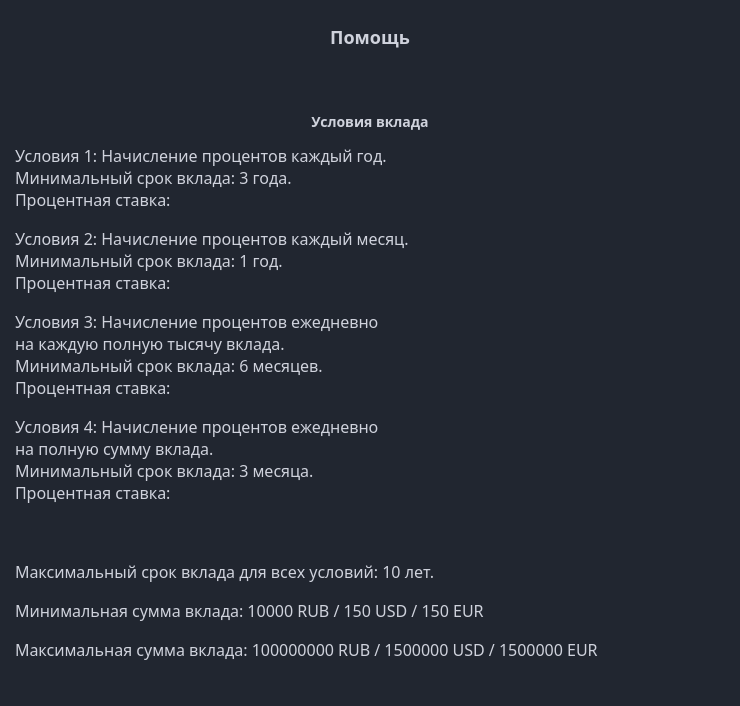
<?xml version="1.0" encoding="UTF-8"?>
<ui version="4.0">
 <class>AboutForm</class>
 <widget class="QDialog" name="AboutForm">
  <property name="geometry">
   <rect>
    <x>0</x>
    <y>0</y>
    <width>740</width>
    <height>706</height>
   </rect>
  </property>
  <property name="minimumSize">
   <size>
    <width>740</width>
    <height>706</height>
   </size>
  </property>
  <property name="maximumSize">
   <size>
    <width>740</width>
    <height>706</height>
   </size>
  </property>
  <property name="windowTitle">
   <string>Помощь</string>
  </property>
  <property name="windowIcon">
   <iconset resource="resources.qrc">
    <normaloff>:/icons/icons/question.png</normaloff>:/icons/icons/question.png</iconset>
  </property>
  <property name="styleSheet">
   <string notr="true">
QWidget
{
	background-color: #212630;
	color: #CFD2DC;
	border-color: #1C2227;

}

QFrame
{
	background-color: #212630;
	border: 1px solid #212630;
	border-radius: 10px;
}


/*-----QComboBox-----*/
QComboBox
{
    background-color: #232935;
    border: 2px solid;
    border-radius: 15px;
	border-color: #3BB0D7;
    padding-left: 6px;
    color: #CFD2DC;
    height: 20px;

}


QComboBox::disabled
{
	background-color: #232935;
	color: #CFD2DC;
	border-color: #051a39;

}


QComboBox:hover
{
    background-color: #353C4F;

}


QComboBox:on
{
    background-color: #3BB0D7;

}


QComboBox QAbstractItemView
{
    background-color: #1C2227;
    color: #CFD2DC;
    border: 1px solid black;
    selection-background-color: #3BB0D7;
    selection-color: #CFD2DC;
    outline: 0;

}


QComboBox::drop-down
{
    subcontrol-origin: padding;
    subcontrol-position: top right;
    width: 15px;
    border-left-width: 0px;
    border-left-color: darkgray;
    border-left-style: solid; 
    border-top-right-radius: 3px; 
    border-bottom-right-radius: 3px;

}


QComboBox::down-arrow
{
    image: url(:/icons/icons/arrow-down.png);
    width: 8px;
    height: 8px;
}

/*-----QPushButton-----*/
QPushButton
{
	background-color: #232935;
	color: #CFD2DC;
	font-weight: bold;
	border-style: solid;
	border-width: 2px;
	border-radius: 30px;
	border-color: #3BB0D7;
	padding: 10px;
	highlited:true;
}


QPushButton::hover
{
	background-color: #353C4F;
	color: #CFD2DC;

}


QPushButton::pressed
{
	background-color: #3BB0D7;
	color: #CFD2DC;

}

/*-----QSpinBox &amp; QDoubleSpinBox &amp; QDateTimeEdit-----*/
QSpinBox, 
QDoubleSpinBox,
QDateTimeEdit
{
	background-color: #232935;
	color: #CFD2DC;
	border: 2px solid #3BB0D7;
	border-radius: 10px;
	padding : 2px;

}



QSpinBox:hover, 
QDoubleSpinBox::hover,
QDateTimeEdit::hover
{
    background-color: #232935;
    border: 2px solid #6CB2FF;
    color:  #CFD2DC;
    padding: 2px

}


QSpinBox::up-button,
QDoubleSpinBox::up-button,
QDateTimeEdit::up-button
{
    background-color: #3BB0D7;
	border-top-right-radius: 5px;
	border-top-left-radius: 1px;

}

QSpinBox::down-button,
QDoubleSpinBox::down-button,
QDateTimeEdit::down-button
{
    background-color: #3BB0D7;
	border-bottom-right-radius: 5px;
	border-bottom-left-radius: 1px;

}

QSpinBox::up-button:hover, QSpinBox::down-button:hover,
QDoubleSpinBox::up-button:hover, QDoubleSpinBox::down-button:hover,
QDateTimeEdit::up-button:hover, QDateTimeEdit::down-button:hover
{
    background-color: #45CDFA;
    border: 2px solid #45CDFA;

}

QSpinBox::up-button:pressed, QSpinBox::down-button:pressed,
QDoubleSpinBox::up-button:pressed, QDoubleSpinBox::down-button::pressed,
QDateTimeEdit::up-button:pressed, QDateTimeEdit::down-button::pressed
{
    background-color: #CFD2DC;
    border: 2px solid #CFD2DC;

}

QSpinBox::down-arrow,
QDoubleSpinBox::down-arrow,
QDateTimeEdit::down-arrow

{
    image: url(:/icons/icons/arrow-down.png);
    width: 7px;

}


QSpinBox::up-arrow,
QDoubleSpinBox::up-arrow,
QDateTimeEdit::up-arrow

{
    image: url(:/icons/icons/arrow-up.png);
    width: 7px;

}


</string>
  </property>
  <widget class="QWidget" name="verticalLayoutWidget_2">
   <property name="geometry">
    <rect>
     <x>10</x>
     <y>10</y>
     <width>720</width>
     <height>696</height>
    </rect>
   </property>
   <layout class="QVBoxLayout" name="verticalLayout_2">
    <item>
     <widget class="QLabel" name="label_2">
      <property name="font">
       <font>
        <family>Segoe UI Semibold</family>
       </font>
      </property>
      <property name="text">
       <string>&lt;h2&gt;Помощь&lt;/h2&gt;</string>
      </property>
      <property name="alignment">
       <set>Qt::AlignCenter</set>
      </property>
     </widget>
    </item>
    <item>
     <layout class="QVBoxLayout" name="verticalLayout">
      <item>
       <spacer name="verticalSpacer_3">
        <property name="orientation">
         <enum>Qt::Vertical</enum>
        </property>
        <property name="sizeType">
         <enum>QSizePolicy::Maximum</enum>
        </property>
        <property name="sizeHint" stdset="0">
         <size>
          <width>20</width>
          <height>40</height>
         </size>
        </property>
       </spacer>
      </item>
      <item>
       <widget class="QLabel" name="label">
        <property name="font">
         <font>
          <family>Segoe UI Semibold</family>
         </font>
        </property>
        <property name="text">
         <string>&lt;h3&gt;Условия вклада&lt;/h3&gt;</string>
        </property>
        <property name="alignment">
         <set>Qt::AlignCenter</set>
        </property>
       </widget>
      </item>
      <item>
       <widget class="QLabel" name="label_term_1">
        <property name="font">
         <font>
          <family>Segoe UI Semibold</family>
          <pointsize>12</pointsize>
         </font>
        </property>
        <property name="text">
         <string>Условия 1: Начисление процентов каждый год. 
Минимальный срок вклада: 3 года.
Процентная ставка: </string>
        </property>
        <property name="alignment">
         <set>Qt::AlignLeading|Qt::AlignLeft|Qt::AlignTop</set>
        </property>
       </widget>
      </item>
      <item>
       <widget class="QLabel" name="label_term_2">
        <property name="font">
         <font>
          <family>Segoe UI Semibold</family>
          <pointsize>12</pointsize>
         </font>
        </property>
        <property name="text">
         <string>Условия 2: Начисление процентов каждый месяц. 
Минимальный срок вклада: 1 год.
Процентная ставка: </string>
        </property>
        <property name="alignment">
         <set>Qt::AlignLeading|Qt::AlignLeft|Qt::AlignTop</set>
        </property>
       </widget>
      </item>
      <item>
       <widget class="QLabel" name="label_term_3">
        <property name="font">
         <font>
          <family>Segoe UI Semibold</family>
          <pointsize>12</pointsize>
         </font>
        </property>
        <property name="text">
         <string>Условия 3: Начисление процентов ежедневно 
на каждую полную тысячу вклада. 
Минимальный срок вклада: 6 месяцев.
Процентная ставка: </string>
        </property>
        <property name="alignment">
         <set>Qt::AlignLeading|Qt::AlignLeft|Qt::AlignTop</set>
        </property>
       </widget>
      </item>
      <item>
       <widget class="QLabel" name="label_term_4">
        <property name="font">
         <font>
          <family>Segoe UI Semibold</family>
          <pointsize>12</pointsize>
         </font>
        </property>
        <property name="text">
         <string>Условия 4: Начисление процентов ежедневно 
на полную сумму вклада. 
Минимальный срок вклада: 3 месяца.
Процентная ставка: </string>
        </property>
        <property name="alignment">
         <set>Qt::AlignLeading|Qt::AlignLeft|Qt::AlignTop</set>
        </property>
       </widget>
      </item>
      <item>
       <spacer name="verticalSpacer_2">
        <property name="orientation">
         <enum>Qt::Vertical</enum>
        </property>
        <property name="sizeType">
         <enum>QSizePolicy::Maximum</enum>
        </property>
        <property name="sizeHint" stdset="0">
         <size>
          <width>20</width>
          <height>40</height>
         </size>
        </property>
       </spacer>
      </item>
      <item>
       <widget class="QLabel" name="label_max_2">
        <property name="font">
         <font>
          <family>Segoe UI Semibold</family>
          <pointsize>12</pointsize>
         </font>
        </property>
        <property name="text">
         <string>Максимальный срок вклада для всех условий: 10 лет.</string>
        </property>
        <property name="alignment">
         <set>Qt::AlignLeading|Qt::AlignLeft|Qt::AlignTop</set>
        </property>
       </widget>
      </item>
      <item>
       <layout class="QVBoxLayout" name="verticalLayout_3">
        <item>
         <widget class="QLabel" name="label_min">
          <property name="font">
           <font>
            <family>Segoe UI Semibold</family>
            <pointsize>12</pointsize>
           </font>
          </property>
          <property name="text">
           <string>Минимальная сумма вклада: 10000 RUB / 150 USD / 150 EUR</string>
          </property>
          <property name="alignment">
           <set>Qt::AlignLeading|Qt::AlignLeft|Qt::AlignTop</set>
          </property>
         </widget>
        </item>
        <item>
         <widget class="QLabel" name="label_max">
          <property name="font">
           <font>
            <family>Segoe UI Semibold</family>
            <pointsize>12</pointsize>
           </font>
          </property>
          <property name="text">
           <string>Максимальная сумма вклада: 100000000 RUB / 1500000 USD / 1500000 EUR</string>
          </property>
          <property name="alignment">
           <set>Qt::AlignLeading|Qt::AlignLeft|Qt::AlignTop</set>
          </property>
         </widget>
        </item>
        <item>
         <spacer name="verticalSpacer">
          <property name="orientation">
           <enum>Qt::Vertical</enum>
          </property>
          <property name="sizeType">
           <enum>QSizePolicy::Maximum</enum>
          </property>
          <property name="sizeHint" stdset="0">
           <size>
            <width>20</width>
            <height>40</height>
           </size>
          </property>
         </spacer>
        </item>
       </layout>
      </item>
     </layout>
    </item>
   </layout>
  </widget>
 </widget>
 <resources>
  <include location="resources.qrc"/>
 </resources>
 <connections/>
</ui>
